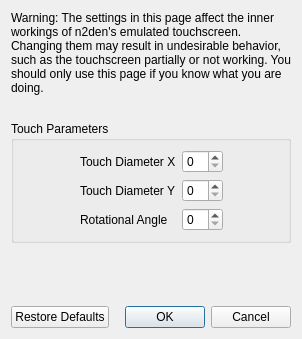
<?xml version="1.0" encoding="UTF-8"?>
<ui version="4.0">
 <class>ConfigureTouchscreenAdvanced</class>
 <widget class="QDialog" name="ConfigureTouchscreenAdvanced">
  <property name="geometry">
   <rect>
    <x>0</x>
    <y>0</y>
    <width>298</width>
    <height>339</height>
   </rect>
  </property>
  <property name="windowTitle">
   <string>Configure Touchscreen</string>
  </property>
  <layout class="QVBoxLayout" name="verticalLayout">
   <item>
    <widget class="QLabel" name="label_2">
     <property name="minimumSize">
      <size>
       <width>280</width>
       <height>0</height>
      </size>
     </property>
     <property name="text">
      <string>Warning: The settings in this page affect the inner workings of n2den's emulated touchscreen. Changing them may result in undesirable behavior, such as the touchscreen partially or not working. You should only use this page if you know what you are doing.</string>
     </property>
     <property name="wordWrap">
      <bool>true</bool>
     </property>
    </widget>
   </item>
   <item>
    <spacer name="verticalSpacer_2">
     <property name="orientation">
      <enum>Qt::Vertical</enum>
     </property>
     <property name="sizeType">
      <enum>QSizePolicy::Fixed</enum>
     </property>
     <property name="sizeHint" stdset="0">
      <size>
       <width>20</width>
       <height>20</height>
      </size>
     </property>
    </spacer>
   </item>
   <item>
    <widget class="QGroupBox" name="gridGroupBox">
     <property name="title">
      <string>Touch Parameters</string>
     </property>
     <layout class="QGridLayout" name="gridLayout">
      <item row="0" column="0">
       <spacer name="horizontalSpacer">
        <property name="orientation">
         <enum>Qt::Horizontal</enum>
        </property>
        <property name="sizeHint" stdset="0">
         <size>
          <width>40</width>
          <height>20</height>
         </size>
        </property>
       </spacer>
      </item>
      <item row="1" column="1">
       <widget class="QLabel" name="label_4">
        <property name="text">
         <string>Touch Diameter Y</string>
        </property>
       </widget>
      </item>
      <item row="0" column="3">
       <spacer name="horizontalSpacer_2">
        <property name="orientation">
         <enum>Qt::Horizontal</enum>
        </property>
        <property name="sizeHint" stdset="0">
         <size>
          <width>40</width>
          <height>20</height>
         </size>
        </property>
       </spacer>
      </item>
      <item row="0" column="1">
       <widget class="QLabel" name="label_3">
        <property name="text">
         <string>Touch Diameter X</string>
        </property>
       </widget>
      </item>
      <item row="2" column="1">
       <widget class="QLabel" name="label_5">
        <property name="text">
         <string>Rotational Angle</string>
        </property>
       </widget>
      </item>
      <item row="0" column="2">
       <widget class="QSpinBox" name="diameter_x_box"/>
      </item>
      <item row="1" column="2">
       <widget class="QSpinBox" name="diameter_y_box"/>
      </item>
      <item row="2" column="2">
       <widget class="QSpinBox" name="angle_box"/>
      </item>
     </layout>
    </widget>
   </item>
   <item>
    <spacer name="verticalSpacer">
     <property name="orientation">
      <enum>Qt::Vertical</enum>
     </property>
     <property name="sizeHint" stdset="0">
      <size>
       <width>20</width>
       <height>40</height>
      </size>
     </property>
    </spacer>
   </item>
   <item>
    <layout class="QHBoxLayout" name="horizontalLayout">
     <item>
      <widget class="QPushButton" name="restore_defaults_button">
       <property name="text">
        <string>Restore Defaults</string>
       </property>
      </widget>
     </item>
     <item>
      <widget class="QDialogButtonBox" name="buttonBox">
       <property name="standardButtons">
        <set>QDialogButtonBox::Cancel|QDialogButtonBox::Ok</set>
       </property>
      </widget>
     </item>
    </layout>
   </item>
  </layout>
 </widget>
 <resources/>
 <connections>
  <connection>
   <sender>buttonBox</sender>
   <signal>accepted()</signal>
   <receiver>ConfigureTouchscreenAdvanced</receiver>
   <slot>accept()</slot>
  </connection>
  <connection>
   <sender>buttonBox</sender>
   <signal>rejected()</signal>
   <receiver>ConfigureTouchscreenAdvanced</receiver>
   <slot>reject()</slot>
   </connection>
 </connections>
</ui>
